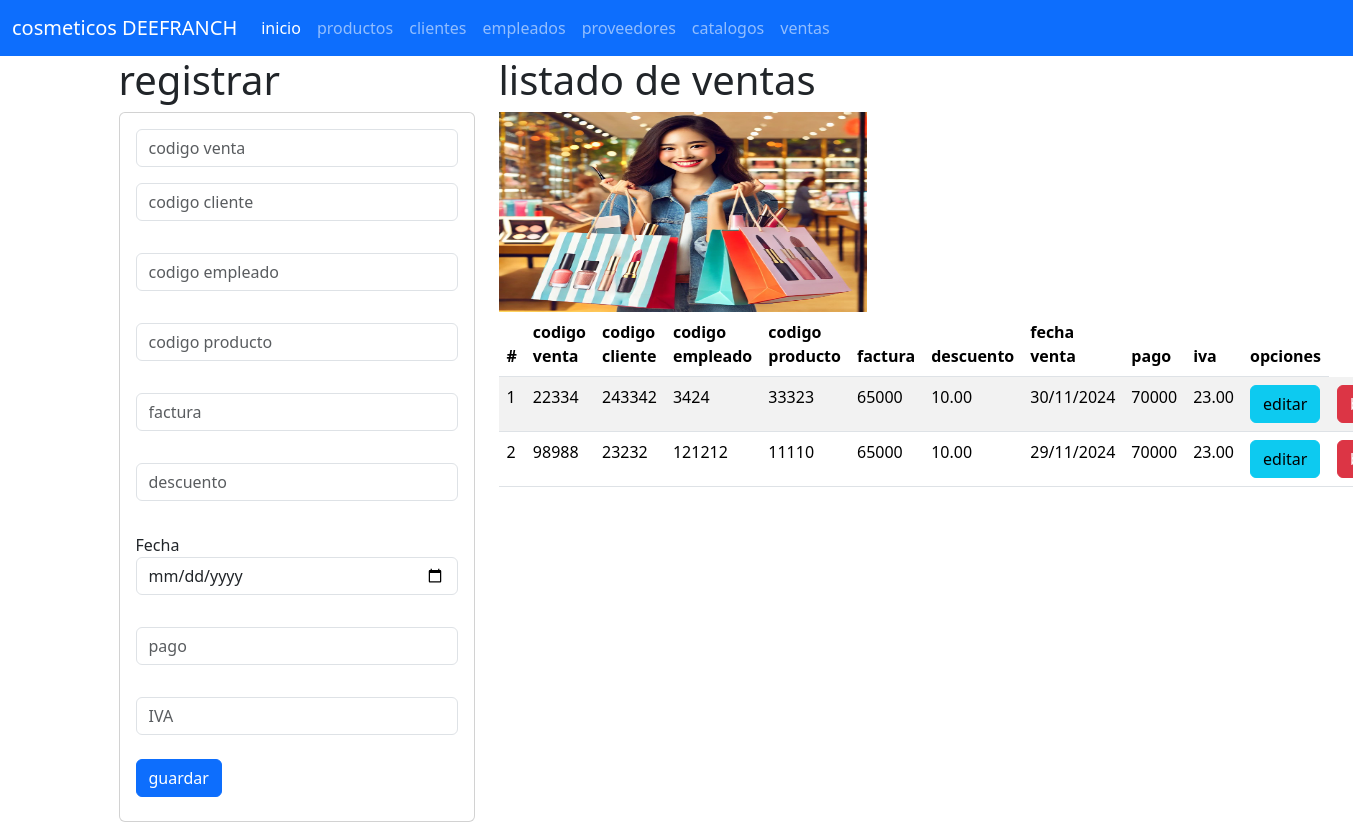
The app's page /venta, older data.
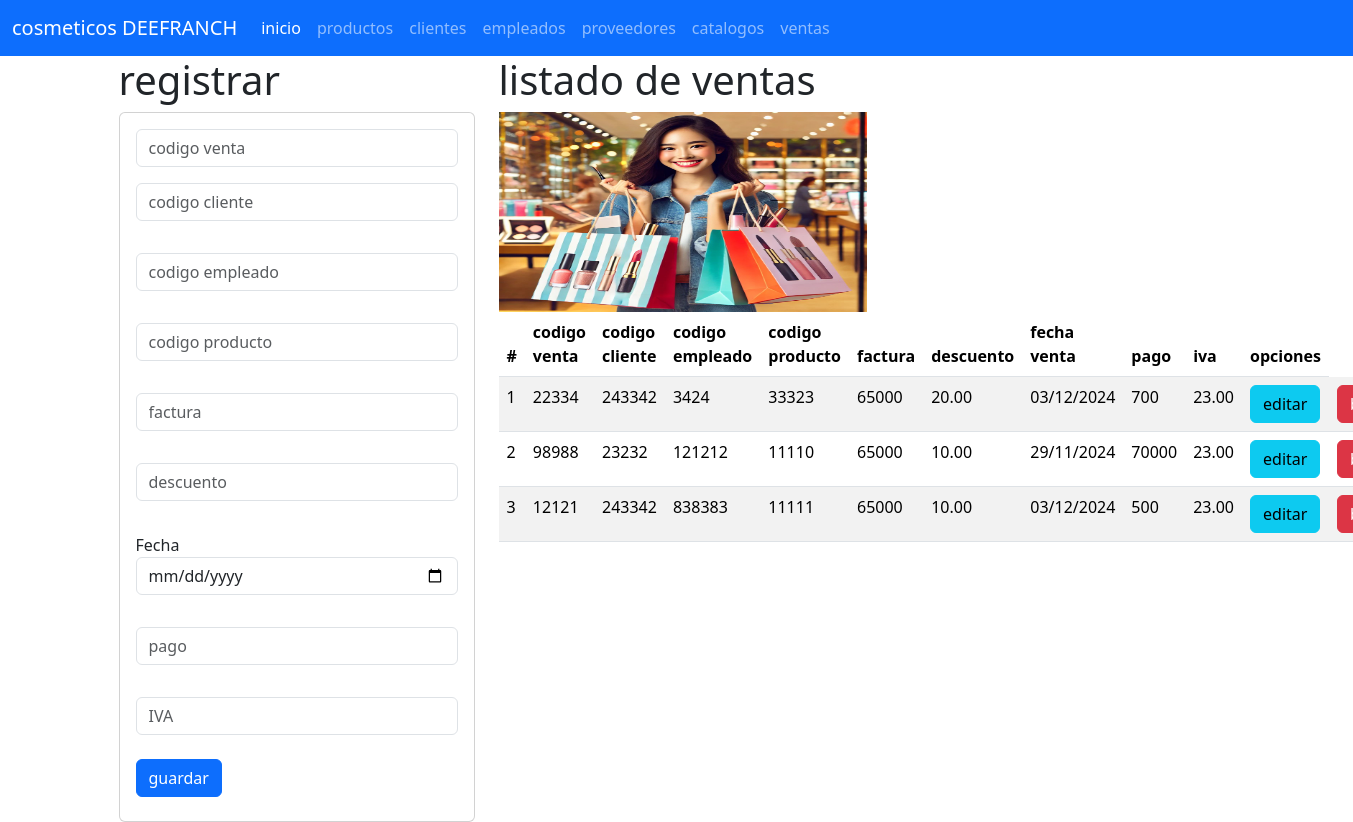
The same page, newer data.
### venta_app/models.py (models this page shows, shortened)
class Ventas(models.Model):
    codigo=models.CharField(primary_key=True,max_length=6)
    id_cliente=models.CharField(max_length=100)
    id_empleado=models.CharField(max_length=100)
    id_producto = models.CharField(max_length=10)
    factura=models.CharField(max_length=100)
    descuento= models.CharField(max_length=10)
    fecha_venta = models.DateField(null=True, blank=True)
    pago=models.CharField(max_length=100)
    iva=models.CharField(max_length=100)

### venta_app/views.py (the view)
# urls.py: path("venta",views.inicio_venta,name="venta"),
def inicio_venta(request):
    lasventas=Ventas.objects.all()
    return render(request,"gestionarVentas.html",{"lasventas":lasventas})

### venta_app/templates/gestionarVentas.html (shortened to what this page needs)
{% extends "base.html" %}
{% block cuerpo %}
{% load static %}
<div class="row">
<div class="col-sm-12 col-md-4 col-lg-4 col-xl-4">
<h1>registrar</h1>
    <div class="card">
        <div class="card-body">
            <form action="registrarventa/" method="POST">{% csrf_token %}
                <div class="form-group">
                    <input type="text" id="txtcod" name="txtcod" class="form-control" placeholder="codigo venta" minlenght="6" maxLenght="6" required>
                </div>
                <div class="form-group py-3">
                    <input type="text" id="numcliente" name="numcliente"class="form-control" placeholder="codigo cliente"   maxLenght="100" required>
                </div>
                <div class="form-group py-3">
                    <input type="text" id="numemp" name="numemp"class="form-control" placeholder="codigo empleado"   maxLenght="100" required>
                </div>
                <div class="form-group py-3">
                    <input type="text" id="numprodu" name="numprodu" class="form-control" placeholder="codigo producto"   maxLenght="100" required>
                </div>
                <div class="form-group py-3">
                    <input type="text" id="numfact" name="numfact" class="form-control" placeholder="factura"   maxLenght="100" required>
                </div>
                <div class="form-group py-3">
                    <input type="text" id="numdesc" name="numdesc" class="form-control" placeholder="descuento"   maxLenght="100" required>
                </div>
                <div class="form-group py-3">
                    <label for="numfecha">Fecha</label>
                    <input type="date" id="numfecha" name="numfecha" class="form-control"  required>
                </div>
                <div class="form-group py-3">
                    <input type="text" id="numpago" name="numpago" class="form-control" placeholder="pago"   maxLenght="100" required>
                </div>
                <div class="form-group py-3">
                    <input type="text" id="numiva" name="numiva" class="form-control" placeholder="IVA"   maxLenght="100" required>
                </div>
                <div class="form-group py-2">
                    <button type="submit" class="btn btn-primary">guardar</button>
                </div>
            </form>
        </div>
    </div>
</div>
<div class="col-sm-12 col-md-8 col-lg-8 col-xl-8">
    <h1>
        listado de ventas
    </h1>
    <img class="w-50" src="{% static 'img/ventas.jpg' %}" alt="lole" weight="200" height="200">
        <table class="table table-striped">
            <thead>
            <tr>
                <th scope="col">#</th>
                <th scope="col">codigo venta</th>
                <th scope="col">codigo cliente</th>
                <th scope="col">codigo empleado</th>
                <th scope="col">codigo producto</th>
                <th scope="col">factura</th>
                <th scope="col">descuento</th>
                <th scope="col">fecha venta</th>
                <th scope="col">pago</th>
                <th scope="col">iva</th>
                <th>opciones</th>
            </tr>
            </thead>
            <tbody>
            {% for l in lasventas %}
            <tr>
                <td>
                {{forloop.counter}}</td>
                <td>{{l.codigo}}  </td>
                <td>{{l.id_cliente}}  </td>
                <td>{{l.id_empleado}}  </td>
                <td>{{l.id_producto}}  </td>
                <td>{{l.factura}}  </td>
                <td>{{l.descuento}}</td>
                <td>{{l.fecha_venta|date:"d/m/Y"}}  </td>
                <td>{{l.pago}}  </td>
                <td>{{l.iva}}  </td>
                <td><a href="seleccionarventa/{{l.codigo}}" class="btn btn-info">editar</a></td>
                <td><a href="borrarventa/{{l.codigo}}" class="btn btn-danger">borrar</a></td>
            </tr>
            {% endfor %}
            </tbody>
        </table>
{% endblock %}

Row changes from the older to the newer data that the page shows:
changed Ventas id 22334: descuento "10.00" → "20.00"; fecha_venta "30/11/2024" → "03/12/2024"; pago "70000" → "700"
added Ventas: codigo "12121", id_cliente "243342", id_empleado "838383", id_producto "11111", factura "65000", descuento "10.00", fecha_venta "03/12/2024", pago "500", iva "23.00"
